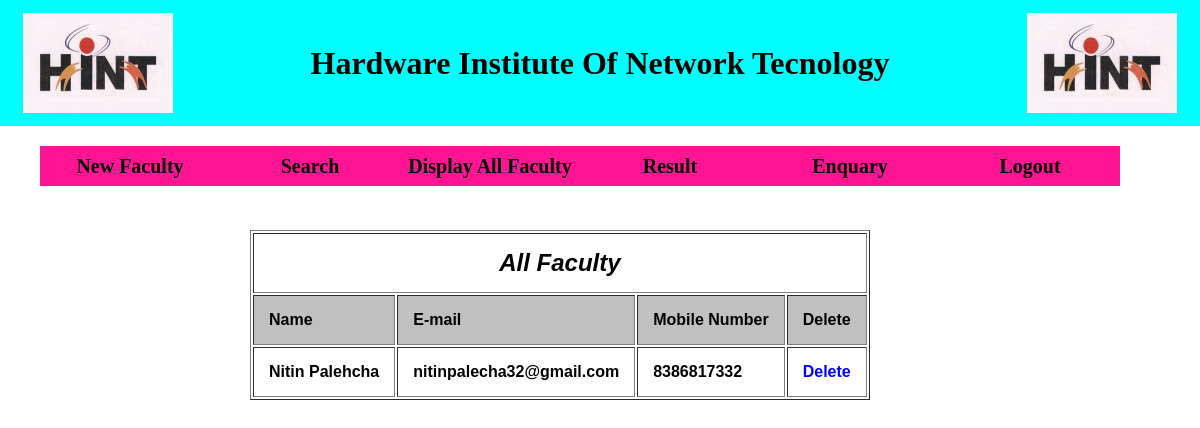
Page /enq.php (signed in) on the committed database.
### tables this page shows
CREATE TABLE `enquiry` (
  `name` varchar(70) NOT NULL,
  `emai` varchar(70) NOT NULL,
  `m_num` varchar(70) NOT NULL,
  `id` int(11) NOT NULL
);

### enq.php (the view, shortened to what this page needs)
<?php
     if($_SESSION['u_id']==true)
     {
      include"amity.php";
      include"admin.php";
      include"mysql.php";
	  $s="select * from enquiry order by id desc";
	  $rs=mysqli_query($con,$s);
	  echo"<div class=cla><br>";
	  echo"<div class=h2><table cellpadding=15 align=center border=1 bgcolor=white>";
	  echo"<tr><td colspan=5 align=center><font size=5><i>All Faculty</i></font></td>";
	  echo"<tr><td>Name<td>E-mail<td>Mobile Number<td>Delete";
	  while($r=mysqli_fetch_array($rs))
	  {
		 echo"<tr><td>".$r[0];
		 echo"<td>".$r[1];
		 echo"<td>".$r[2];
		 echo"<td><a href='#' onclick=ab('".$r[3]."')><div class=delete>Delete</div></a>";
	  }
    echo"</table>";
   }
   else
   {
    	header("Location:home.php");
    }
?>
<!DOCTYPE html>
<html>
<head>
	<link rel="stylesheet" type="text/css" href="my.css">

### my.css (style rules this page uses)
body { background-image:url(""); background-color:; background-size:cover; color:white; font-family:bold; }
* { font-weight: bold; color: black; margin: 0px; }

### admin.php (style rules this page uses)
* { text-decoration:none; }

### enq.php (style rules this page uses)
.h2 { margin-top:50px; padding:%; margin-left:1px; background-color: ; font-family: sans-serif; font-weight: bold; border-collapse:; margin-left:250px; }
.cla table tr:nth-child(even) { background: silver; }
.delete { color:blue; }

### rows in the picture
enquiry: name "Nitin Palehcha", emai "nitinpalecha32@gmail.com", m_num "8386817332"
